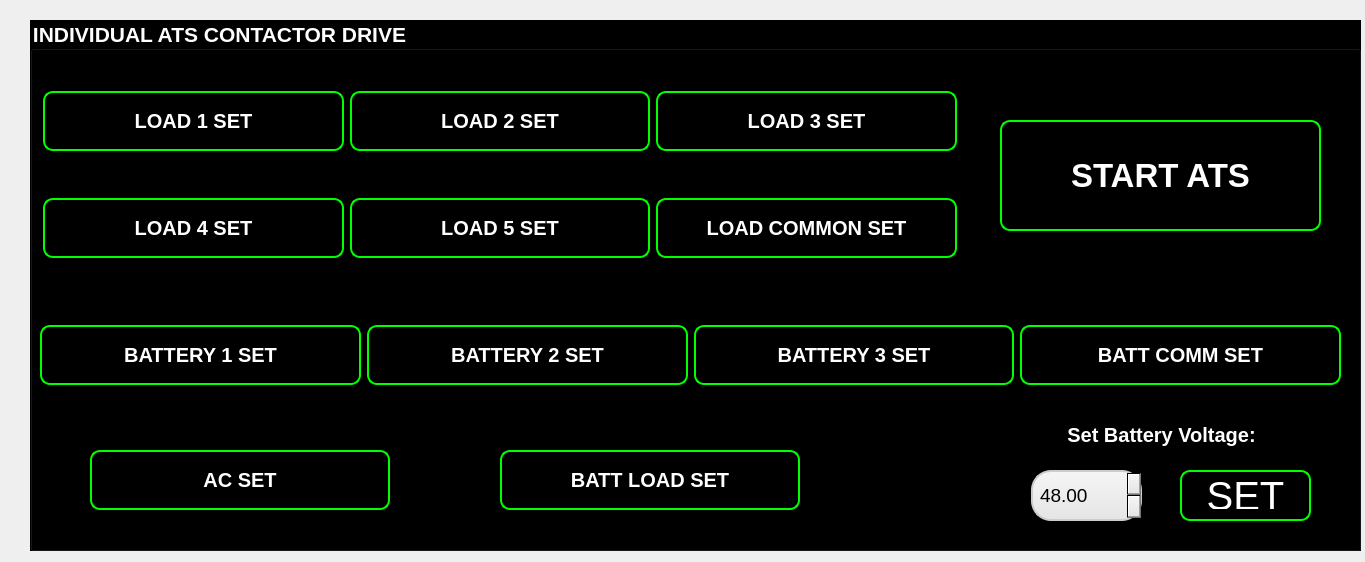
<?xml version="1.0" encoding="UTF-8"?>
<ui version="4.0">
 <class>Form</class>
 <widget class="QWidget" name="Form">
  <property name="geometry">
   <rect>
    <x>0</x>
    <y>0</y>
    <width>1365</width>
    <height>562</height>
   </rect>
  </property>
  <property name="windowTitle">
   <string>Form</string>
  </property>
  <widget class="QGroupBox" name="groupBox">
   <property name="geometry">
    <rect>
     <x>30</x>
     <y>20</y>
     <width>1331</width>
     <height>531</height>
    </rect>
   </property>
   <property name="font">
    <font>
     <pointsize>16</pointsize>
     <weight>75</weight>
     <bold>true</bold>
    </font>
   </property>
   <property name="styleSheet">
    <string notr="true">background-color: rgb(0, 0, 0);
color: rgb(255, 255, 255);</string>
   </property>
   <property name="title">
    <string>INDIVIDUAL ATS CONTACTOR DRIVE</string>
   </property>
   <widget class="QWidget" name="gridLayoutWidget">
    <property name="geometry">
     <rect>
      <x>13</x>
      <y>30</y>
      <width>914</width>
      <height>251</height>
     </rect>
    </property>
    <layout class="QGridLayout" name="gridLayout">
     <item row="0" column="1">
      <widget class="QPushButton" name="pushButton_3">
       <property name="minimumSize">
        <size>
         <width>300</width>
         <height>60</height>
        </size>
       </property>
       <property name="font">
        <font>
         <pointsize>15</pointsize>
         <weight>75</weight>
         <bold>true</bold>
        </font>
       </property>
       <property name="styleSheet">
        <string notr="true">QPushButton {
                border: 2px solid #00ff00; /* Border color */
                color: #ffffff; /* Text color */
                background-color: #000000; /* Background color */
                border-radius: 10px; /* Border radius */
                padding: 10px 20px; /* Padding */
            }
            
            QPushButton:hover {
                border-color: #00ff00; /* Border color on hover */
                color: #00ff00; /* Text color on hover */
            }
            
            QPushButton:pressed {
                border-color: #00ff00; /* Border color when pressed */
                color: #00ff00; /* Text color when pressed */
            }
            
            /* Neon effect */
            QPushButton:focus {
                border-color: #00ff00; /* Border color when focused */
                color: #ffffff; /* Text color when focused */
                box-shadow: 0 0 10px #00ff00, 0 0 20px #00ff00, 0 0 40px #00ff00, 0 0 80px #00ff00; /* Box shadow */
            }</string>
       </property>
       <property name="text">
        <string>LOAD 2 SET</string>
       </property>
      </widget>
     </item>
     <item row="0" column="0">
      <widget class="QPushButton" name="pushButton">
       <property name="minimumSize">
        <size>
         <width>0</width>
         <height>60</height>
        </size>
       </property>
       <property name="font">
        <font>
         <pointsize>15</pointsize>
         <weight>75</weight>
         <bold>true</bold>
        </font>
       </property>
       <property name="styleSheet">
        <string notr="true">QPushButton {
                border: 2px solid #00ff00; /* Border color */
                color: #ffffff; /* Text color */
                background-color: #000000; /* Background color */
                border-radius: 10px; /* Border radius */
                padding: 10px 20px; /* Padding */
            }
            
            QPushButton:hover {
                border-color: #00ff00; /* Border color on hover */
                color: #00ff00; /* Text color on hover */
            }
            
            QPushButton:pressed {
                border-color: #00ff00; /* Border color when pressed */
                color: #00ff00; /* Text color when pressed */
            }
            
            /* Neon effect */
            QPushButton:focus {
                border-color: #00ff00; /* Border color when focused */
                color: #ffffff; /* Text color when focused */
                box-shadow: 0 0 10px #00ff00, 0 0 20px #00ff00, 0 0 40px #00ff00, 0 0 80px #00ff00; /* Box shadow */
            }</string>
       </property>
       <property name="text">
        <string>LOAD 1 SET</string>
       </property>
      </widget>
     </item>
     <item row="0" column="2">
      <widget class="QPushButton" name="pushButton_2">
       <property name="minimumSize">
        <size>
         <width>300</width>
         <height>60</height>
        </size>
       </property>
       <property name="font">
        <font>
         <pointsize>15</pointsize>
         <weight>75</weight>
         <bold>true</bold>
        </font>
       </property>
       <property name="styleSheet">
        <string notr="true">QPushButton {
                border: 2px solid #00ff00; /* Border color */
                color: #ffffff; /* Text color */
                background-color: #000000; /* Background color */
                border-radius: 10px; /* Border radius */
                padding: 10px 20px; /* Padding */
            }
            
            QPushButton:hover {
                border-color: #00ff00; /* Border color on hover */
                color: #00ff00; /* Text color on hover */
            }
            
            QPushButton:pressed {
                border-color: #00ff00; /* Border color when pressed */
                color: #00ff00; /* Text color when pressed */
            }
            
            /* Neon effect */
            QPushButton:focus {
                border-color: #00ff00; /* Border color when focused */
                color: #ffffff; /* Text color when focused */
                box-shadow: 0 0 10px #00ff00, 0 0 20px #00ff00, 0 0 40px #00ff00, 0 0 80px #00ff00; /* Box shadow */
            }</string>
       </property>
       <property name="text">
        <string>LOAD 3 SET</string>
       </property>
      </widget>
     </item>
     <item row="1" column="0">
      <widget class="QPushButton" name="pushButton_4">
       <property name="minimumSize">
        <size>
         <width>300</width>
         <height>60</height>
        </size>
       </property>
       <property name="font">
        <font>
         <pointsize>15</pointsize>
         <weight>75</weight>
         <bold>true</bold>
        </font>
       </property>
       <property name="styleSheet">
        <string notr="true">QPushButton {
                border: 2px solid #00ff00; /* Border color */
                color: #ffffff; /* Text color */
                background-color: #000000; /* Background color */
                border-radius: 10px; /* Border radius */
                padding: 10px 20px; /* Padding */
            }
            
            QPushButton:hover {
                border-color: #00ff00; /* Border color on hover */
                color: #00ff00; /* Text color on hover */
            }
            
            QPushButton:pressed {
                border-color: #00ff00; /* Border color when pressed */
                color: #00ff00; /* Text color when pressed */
            }
            
            /* Neon effect */
            QPushButton:focus {
                border-color: #00ff00; /* Border color when focused */
                color: #ffffff; /* Text color when focused */
                box-shadow: 0 0 10px #00ff00, 0 0 20px #00ff00, 0 0 40px #00ff00, 0 0 80px #00ff00; /* Box shadow */
            }</string>
       </property>
       <property name="text">
        <string>LOAD 4 SET</string>
       </property>
      </widget>
     </item>
     <item row="1" column="1">
      <widget class="QPushButton" name="pushButton_5">
       <property name="minimumSize">
        <size>
         <width>300</width>
         <height>60</height>
        </size>
       </property>
       <property name="font">
        <font>
         <pointsize>15</pointsize>
         <weight>75</weight>
         <bold>true</bold>
        </font>
       </property>
       <property name="styleSheet">
        <string notr="true">QPushButton {
                border: 2px solid #00ff00; /* Border color */
                color: #ffffff; /* Text color */
                background-color: #000000; /* Background color */
                border-radius: 10px; /* Border radius */
                padding: 10px 20px; /* Padding */
            }
            
            QPushButton:hover {
                border-color: #00ff00; /* Border color on hover */
                color: #00ff00; /* Text color on hover */
            }
            
            QPushButton:pressed {
                border-color: #00ff00; /* Border color when pressed */
                color: #00ff00; /* Text color when pressed */
            }
            
            /* Neon effect */
            QPushButton:focus {
                border-color: #00ff00; /* Border color when focused */
                color: #ffffff; /* Text color when focused */
                box-shadow: 0 0 10px #00ff00, 0 0 20px #00ff00, 0 0 40px #00ff00, 0 0 80px #00ff00; /* Box shadow */
            }</string>
       </property>
       <property name="text">
        <string>LOAD 5 SET</string>
       </property>
      </widget>
     </item>
     <item row="1" column="2">
      <widget class="QPushButton" name="pushButton_6">
       <property name="minimumSize">
        <size>
         <width>300</width>
         <height>60</height>
        </size>
       </property>
       <property name="font">
        <font>
         <pointsize>15</pointsize>
         <weight>75</weight>
         <bold>true</bold>
        </font>
       </property>
       <property name="styleSheet">
        <string notr="true">QPushButton {
                border: 2px solid #00ff00; /* Border color */
                color: #ffffff; /* Text color */
                background-color: #000000; /* Background color */
                border-radius: 10px; /* Border radius */
                padding: 10px 20px; /* Padding */
            }
            
            QPushButton:hover {
                border-color: #00ff00; /* Border color on hover */
                color: #00ff00; /* Text color on hover */
            }
            
            QPushButton:pressed {
                border-color: #00ff00; /* Border color when pressed */
                color: #00ff00; /* Text color when pressed */
            }
            
            /* Neon effect */
            QPushButton:focus {
                border-color: #00ff00; /* Border color when focused */
                color: #ffffff; /* Text color when focused */
                box-shadow: 0 0 10px #00ff00, 0 0 20px #00ff00, 0 0 40px #00ff00, 0 0 80px #00ff00; /* Box shadow */
            }</string>
       </property>
       <property name="text">
        <string>LOAD COMMON SET</string>
       </property>
      </widget>
     </item>
    </layout>
   </widget>
   <widget class="QWidget" name="gridLayoutWidget_2">
    <property name="geometry">
     <rect>
      <x>10</x>
      <y>300</y>
      <width>1301</width>
      <height>71</height>
     </rect>
    </property>
    <layout class="QGridLayout" name="gridLayout_2">
     <item row="0" column="0">
      <widget class="QPushButton" name="pushButton_7">
       <property name="minimumSize">
        <size>
         <width>300</width>
         <height>60</height>
        </size>
       </property>
       <property name="font">
        <font>
         <pointsize>15</pointsize>
         <weight>75</weight>
         <bold>true</bold>
        </font>
       </property>
       <property name="styleSheet">
        <string notr="true">QPushButton {
                border: 2px solid #00ff00; /* Border color */
                color: #ffffff; /* Text color */
                background-color: #000000; /* Background color */
                border-radius: 10px; /* Border radius */
                padding: 10px 20px; /* Padding */
            }
            
            QPushButton:hover {
                border-color: #00ff00; /* Border color on hover */
                color: #00ff00; /* Text color on hover */
            }
            
            QPushButton:pressed {
                border-color: #00ff00; /* Border color when pressed */
                color: #00ff00; /* Text color when pressed */
            }
            
            /* Neon effect */
            QPushButton:focus {
                border-color: #00ff00; /* Border color when focused */
                color: #ffffff; /* Text color when focused */
                box-shadow: 0 0 10px #00ff00, 0 0 20px #00ff00, 0 0 40px #00ff00, 0 0 80px #00ff00; /* Box shadow */
            }</string>
       </property>
       <property name="text">
        <string>BATTERY 1 SET</string>
       </property>
      </widget>
     </item>
     <item row="0" column="1">
      <widget class="QPushButton" name="pushButton_9">
       <property name="minimumSize">
        <size>
         <width>300</width>
         <height>60</height>
        </size>
       </property>
       <property name="font">
        <font>
         <pointsize>15</pointsize>
         <weight>75</weight>
         <bold>true</bold>
        </font>
       </property>
       <property name="styleSheet">
        <string notr="true">QPushButton {
                border: 2px solid #00ff00; /* Border color */
                color: #ffffff; /* Text color */
                background-color: #000000; /* Background color */
                border-radius: 10px; /* Border radius */
                padding: 10px 20px; /* Padding */
            }
            
            QPushButton:hover {
                border-color: #00ff00; /* Border color on hover */
                color: #00ff00; /* Text color on hover */
            }
            
            QPushButton:pressed {
                border-color: #00ff00; /* Border color when pressed */
                color: #00ff00; /* Text color when pressed */
            }
            
            /* Neon effect */
            QPushButton:focus {
                border-color: #00ff00; /* Border color when focused */
                color: #ffffff; /* Text color when focused */
                box-shadow: 0 0 10px #00ff00, 0 0 20px #00ff00, 0 0 40px #00ff00, 0 0 80px #00ff00; /* Box shadow */
            }</string>
       </property>
       <property name="text">
        <string>BATTERY 2 SET</string>
       </property>
      </widget>
     </item>
     <item row="0" column="2">
      <widget class="QPushButton" name="pushButton_8">
       <property name="minimumSize">
        <size>
         <width>300</width>
         <height>60</height>
        </size>
       </property>
       <property name="font">
        <font>
         <pointsize>15</pointsize>
         <weight>75</weight>
         <bold>true</bold>
        </font>
       </property>
       <property name="styleSheet">
        <string notr="true">QPushButton {
                border: 2px solid #00ff00; /* Border color */
                color: #ffffff; /* Text color */
                background-color: #000000; /* Background color */
                border-radius: 10px; /* Border radius */
                padding: 10px 20px; /* Padding */
            }
            
            QPushButton:hover {
                border-color: #00ff00; /* Border color on hover */
                color: #00ff00; /* Text color on hover */
            }
            
            QPushButton:pressed {
                border-color: #00ff00; /* Border color when pressed */
                color: #00ff00; /* Text color when pressed */
            }
            
            /* Neon effect */
            QPushButton:focus {
                border-color: #00ff00; /* Border color when focused */
                color: #ffffff; /* Text color when focused */
                box-shadow: 0 0 10px #00ff00, 0 0 20px #00ff00, 0 0 40px #00ff00, 0 0 80px #00ff00; /* Box shadow */
            }</string>
       </property>
       <property name="text">
        <string>BATTERY 3 SET</string>
       </property>
      </widget>
     </item>
     <item row="0" column="3">
      <widget class="QPushButton" name="pushButton_10">
       <property name="minimumSize">
        <size>
         <width>300</width>
         <height>60</height>
        </size>
       </property>
       <property name="font">
        <font>
         <pointsize>15</pointsize>
         <weight>75</weight>
         <bold>true</bold>
        </font>
       </property>
       <property name="styleSheet">
        <string notr="true">QPushButton {
                border: 2px solid #00ff00; /* Border color */
                color: #ffffff; /* Text color */
                background-color: #000000; /* Background color */
                border-radius: 10px; /* Border radius */
                padding: 10px 20px; /* Padding */
            }
            
            QPushButton:hover {
                border-color: #00ff00; /* Border color on hover */
                color: #00ff00; /* Text color on hover */
            }
            
            QPushButton:pressed {
                border-color: #00ff00; /* Border color when pressed */
                color: #00ff00; /* Text color when pressed */
            }
            
            /* Neon effect */
            QPushButton:focus {
                border-color: #00ff00; /* Border color when focused */
                color: #ffffff; /* Text color when focused */
                box-shadow: 0 0 10px #00ff00, 0 0 20px #00ff00, 0 0 40px #00ff00, 0 0 80px #00ff00; /* Box shadow */
            }</string>
       </property>
       <property name="text">
        <string>BATT COMM SET</string>
       </property>
      </widget>
     </item>
    </layout>
   </widget>
   <widget class="QPushButton" name="pushButton_14">
    <property name="geometry">
     <rect>
      <x>970</x>
      <y>100</y>
      <width>321</width>
      <height>111</height>
     </rect>
    </property>
    <property name="font">
     <font>
      <pointsize>25</pointsize>
      <weight>75</weight>
      <bold>true</bold>
     </font>
    </property>
    <property name="styleSheet">
     <string notr="true">QPushButton {
                border: 2px solid #00ff00; /* Border color */
                color: #ffffff; /* Text color */
                background-color: #000000; /* Background color */
                border-radius: 10px; /* Border radius */
                padding: 10px 20px; /* Padding */
            }
            
            QPushButton:hover {
                border-color: #00ff00; /* Border color on hover */
                color: #00ff00; /* Text color on hover */
            }
            
            QPushButton:pressed {
                border-color: #00ff00; /* Border color when pressed */
                color: #00ff00; /* Text color when pressed */
            }
            
            /* Neon effect */
            QPushButton:focus {
                border-color: #00ff00; /* Border color when focused */
                color: #ffffff; /* Text color when focused */
                box-shadow: 0 0 10px #00ff00, 0 0 20px #00ff00, 0 0 40px #00ff00, 0 0 80px #00ff00; /* Box shadow */
            }</string>
    </property>
    <property name="text">
     <string>START ATS</string>
    </property>
    <property name="autoDefault">
     <bool>true</bool>
    </property>
   </widget>
   <widget class="QLabel" name="label_11">
    <property name="geometry">
     <rect>
      <x>1001</x>
      <y>380</y>
      <width>261</width>
      <height>70</height>
     </rect>
    </property>
    <property name="minimumSize">
     <size>
      <width>0</width>
      <height>0</height>
     </size>
    </property>
    <property name="font">
     <font>
      <pointsize>15</pointsize>
      <weight>75</weight>
      <bold>true</bold>
     </font>
    </property>
    <property name="styleSheet">
     <string notr="true">color:white;</string>
    </property>
    <property name="text">
     <string>Set Battery Voltage:</string>
    </property>
    <property name="alignment">
     <set>Qt::AlignCenter</set>
    </property>
   </widget>
   <widget class="QDoubleSpinBox" name="doubleSpinBox">
    <property name="geometry">
     <rect>
      <x>1001</x>
      <y>450</y>
      <width>111</width>
      <height>51</height>
     </rect>
    </property>
    <property name="font">
     <font>
      <family>Arial</family>
      <pointsize>14</pointsize>
      <weight>50</weight>
      <italic>false</italic>
      <bold>false</bold>
     </font>
    </property>
    <property name="styleSheet">
     <string notr="true">QDoubleSpinBox {
    background-color: qlineargradient(x1: 0, y1: 0, x2: 0, y2: 1, stop: 0 #f5f5f5, stop: 1 #e5e5e5);
    border: 2px solid #ccc;
    border-radius: 20px;
    padding: 5px;
    font: 14pt &quot;Arial&quot;;
    color: rgb(0,0,0);
}
</string>
    </property>
    <property name="value">
     <double>48.000000000000000</double>
    </property>
   </widget>
   <widget class="QPushButton" name="pushButton_29">
    <property name="geometry">
     <rect>
      <x>1150</x>
      <y>450</y>
      <width>131</width>
      <height>51</height>
     </rect>
    </property>
    <property name="font">
     <font>
      <pointsize>30</pointsize>
     </font>
    </property>
    <property name="styleSheet">
     <string notr="true">QPushButton {
                border: 2px solid #00ff00; /* Border color */
                color: #ffffff; /* Text color */
                background-color: #000000; /* Background color */
                border-radius: 10px; /* Border radius */
                padding: 10px 20px; /* Padding */
            }
            
            QPushButton:hover {
                border-color: #00ff00; /* Border color on hover */
                color: #00ff00; /* Text color on hover */
            }
            
            QPushButton:pressed {
                border-color: #00ff00; /* Border color when pressed */
                color: #00ff00; /* Text color when pressed */
            }
            
            /* Neon effect */
            QPushButton:focus {
                border-color: #00ff00; /* Border color when focused */
                color: #ffffff; /* Text color when focused */
                box-shadow: 0 0 10px #00ff00, 0 0 20px #00ff00, 0 0 40px #00ff00, 0 0 80px #00ff00; /* Box shadow */
            }</string>
    </property>
    <property name="text">
     <string>SET</string>
    </property>
   </widget>
   <widget class="QPushButton" name="pushButton_11">
    <property name="geometry">
     <rect>
      <x>470</x>
      <y>430</y>
      <width>300</width>
      <height>60</height>
     </rect>
    </property>
    <property name="font">
     <font>
      <pointsize>15</pointsize>
      <weight>75</weight>
      <bold>true</bold>
     </font>
    </property>
    <property name="styleSheet">
     <string notr="true">QPushButton {
                border: 2px solid #00ff00; /* Border color */
                color: #ffffff; /* Text color */
                background-color: #000000; /* Background color */
                border-radius: 10px; /* Border radius */
                padding: 10px 20px; /* Padding */
            }
            
            QPushButton:hover {
                border-color: #00ff00; /* Border color on hover */
                color: #00ff00; /* Text color on hover */
            }
            
            QPushButton:pressed {
                border-color: #00ff00; /* Border color when pressed */
                color: #00ff00; /* Text color when pressed */
            }
            
            /* Neon effect */
            QPushButton:focus {
                border-color: #00ff00; /* Border color when focused */
                color: #ffffff; /* Text color when focused */
                box-shadow: 0 0 10px #00ff00, 0 0 20px #00ff00, 0 0 40px #00ff00, 0 0 80px #00ff00; /* Box shadow */
            }</string>
    </property>
    <property name="text">
     <string>BATT LOAD SET</string>
    </property>
   </widget>
   <widget class="QPushButton" name="pushButton_13">
    <property name="geometry">
     <rect>
      <x>60</x>
      <y>430</y>
      <width>300</width>
      <height>60</height>
     </rect>
    </property>
    <property name="font">
     <font>
      <pointsize>15</pointsize>
      <weight>75</weight>
      <bold>true</bold>
     </font>
    </property>
    <property name="styleSheet">
     <string notr="true">QPushButton {
                border: 2px solid #00ff00; /* Border color */
                color: #ffffff; /* Text color */
                background-color: #000000; /* Background color */
                border-radius: 10px; /* Border radius */
                padding: 10px 20px; /* Padding */
            }
            
            QPushButton:hover {
                border-color: #00ff00; /* Border color on hover */
                color: #00ff00; /* Text color on hover */
            }
            
            QPushButton:pressed {
                border-color: #00ff00; /* Border color when pressed */
                color: #00ff00; /* Text color when pressed */
            }
            
            /* Neon effect */
            QPushButton:focus {
                border-color: #00ff00; /* Border color when focused */
                color: #ffffff; /* Text color when focused */
                box-shadow: 0 0 10px #00ff00, 0 0 20px #00ff00, 0 0 40px #00ff00, 0 0 80px #00ff00; /* Box shadow */
            }</string>
    </property>
    <property name="text">
     <string>AC SET</string>
    </property>
   </widget>
  </widget>
 </widget>
 <resources/>
 <connections/>
</ui>
